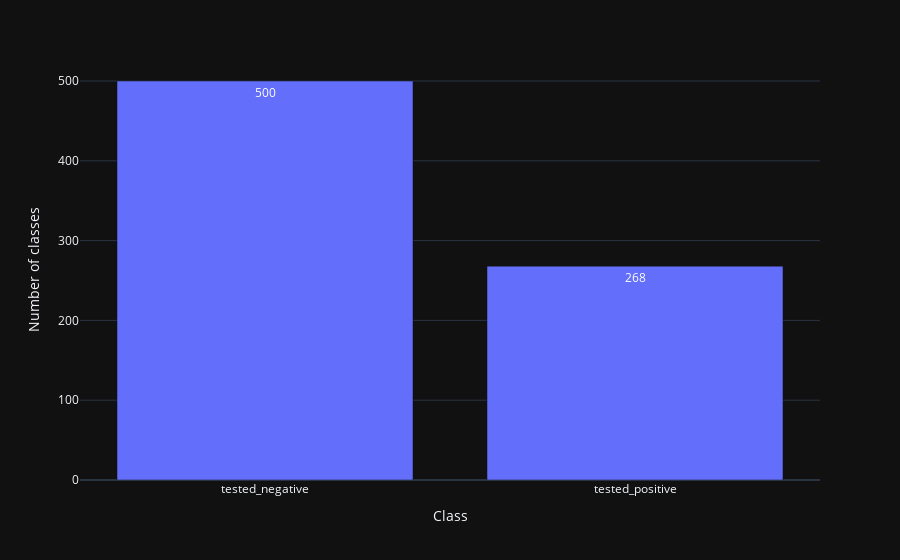

Notebook code cell kept with this figure:
### Code cell
x=['tested_negative', 'tested_positive']
y=[500, 268]
fig = px.bar(x=x, y=y, text=y)
fig.update_layout(
    xaxis=dict(title='Class'),
    yaxis=dict(title='Number of classes'))
fig.show()

### Figure 1 — Plotly figure (JSON) as saved in the notebook; plotly's stock layout.template omitted (floating-point values rounded to 4 significant figures)
{"data": [{"alignmentgroup": "True", "hoverlabel": {"namelength": 0}, "hovertemplate": "x=%{x}<br>y=%{y}<br>text=%{text}", "legendgroup": "", "marker": {"color": "#636efa"}, "name": "", "offsetgroup": "", "orientation": "v", "showlegend": false, "text": [500, 268], "textposition": "auto", "type": "bar", "x": ["tested_negative", "tested_positive"], "xaxis": "x", "y": [500, 268], "yaxis": "y"}], "layout": {"barmode": "relative", "legend": {"tracegroupgap": 0}, "margin": {"t": 60}, "xaxis": {"anchor": "y", "domain": [0, 1], "title": {"text": "Class"}}, "yaxis": {"anchor": "x", "domain": [0, 1], "title": {"text": "Number of classes"}}}}
